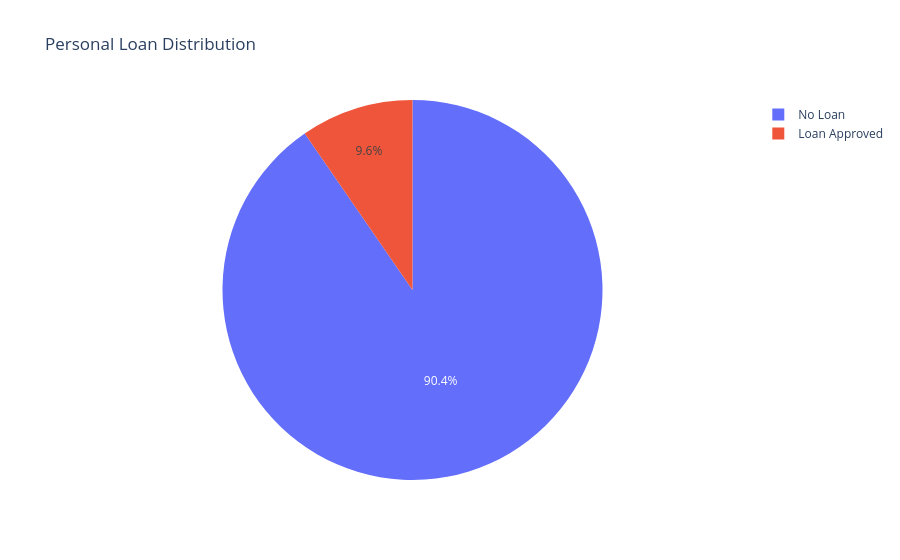

Notebook cell for this chart:
### Markdown cell above
File contains 14 columns and 5000 rows. Description of the columns are as follows:

ID: Customer ID

Age : Customer Age

Experience : Customer Experience

Income : Income of the Customer

ZipCode: Customer's residence zipcode

Family : No of Family members of the customer

CCAvg: Credit Card Average Score

Education: Education of the customer

Mortgage: Mortgage taken or not taken by the customer

Personal Loan: 0 = No personal loan given , 1 = personal loan given

Securities Account : Having or not having a Securities Account

CD Account : Having or not having a CD Account

Online : Having or not having online banking

Credit Card : Having or not having a credit card

### Code cell
# Map the data on the fly so it doesn't permanently change your dataframe
fig = px.pie(df, 
             names='Personal.Loan', 
             title='Personal Loan Distribution')
fig.show()

### Figure 1 — Plotly figure (JSON) as saved in the notebook; plotly's stock layout.template omitted (floating-point values rounded to 4 significant figures; data arrays with more than 128 entries replaced by an {"elided": "..."} marker saying what was removed)
{"data": [{"domain": {"x": [0, 1], "y": [0, 1]}, "hovertemplate": "Personal.Loan=%{label}<extra></extra>", "labels": {"elided": "5000 str values"}, "legendgroup": "", "name": "", "showlegend": true, "type": "pie"}], "layout": {"legend": {"tracegroupgap": 0}, "title": {"text": "Personal Loan Distribution"}}}
